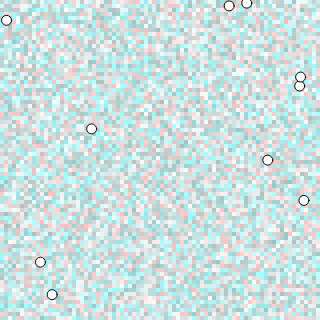
Frame 1 (no input)
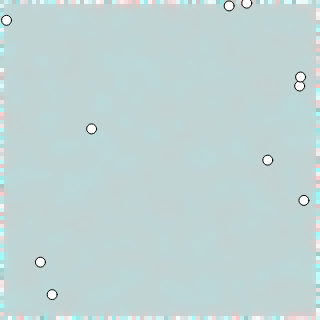
Frame 60 (no input)
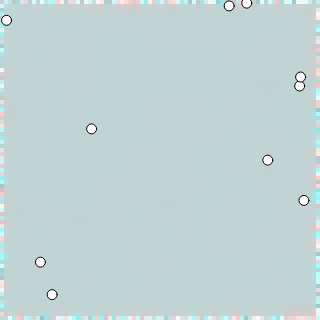
Frame 120 (the mouse pressed at the canvas centre since frame 60)

The p5.js sketch that drew these frames (run headless with seeded random() and noise() and a simulated clock; from frame 60 on, the mouse is pressed at the canvas centre):

// p5.js sketch
// ── sketch.js
// 场量
var Virus; // 病毒
var Antibody; // 抗体

// 场量的参数
var VirusMax = 10.0; // 病毒载量极值
var AntiMax = 10.0; // 抗体载量极值

// 尺寸参数
var canvasW = 320;
var canvasH = 320;
var fieldW = 80;
var fieldH = 80;

// 动态参数
var dt = 0.1;
var virusDiffuse = 0.1; // 病毒扩散率
var virusIncRate = 0.13; // 病毒增殖速率
var antiDiffuse = 0.5;// 抗体扩散率
var antiEffect = 0.01; // 抗体杀毒效率
var antiExhaust = 0.018; // 抗体消耗率
var antiIncRate = 0.03; // 抗体增长率

// B细胞
var BCellPos;
var BCellAmt = 10;

// 函数setup() ：准备阶段
function setup() {
	createCanvas(canvasW,canvasH);

	// 创建Virus和Antibody
	Virus = 
		InitField(
			fieldW,fieldH,0,VirusMax);
	Antibody = 
		InitField(
			fieldW,fieldH,0,AntiMax);

	BCellPos = new Array();
	for(i=0;i<BCellAmt;i++)
	{
		BCellPos[i] = 
			createVector(random(0,width),random(0,height));
	}
}

// 函数draw()：作画阶段
function draw() {
	fill(255);// 填充白色
	rect(-1,-1,width+2,height+2);

	var crVirusMin = color(255,255,255,100);
	var crVirusMax = color(255,0,0,100);
	RenderField(
		Virus,
		0,VirusMax,
		crVirusMin,crVirusMax);

	var crAntiMin = color(255,255,255,100);
	var crAntiMax = color(0,255,255,100);
	RenderField(
		Antibody,
		0,AntiMax,
		crAntiMin,crAntiMax);

	step(dt);

	push();
	for(var i=0;i<BCellPos.length;i++)
	{
		var pos = BCellPos[i];
		fill(255);
		stroke(0);
		ellipse(pos.x,pos.y,10,10);
	}
	pop();

	//ellipse(100,100,200,200); // 画圆形
}
// ── BCell.js
// B细胞
var BCellAmt = 10;
var BCellSeekRadius = 20;
var BCellMaxSpd = 5;
var BCellPos; // 位置
var BCellVel; // 速度

// 初始化
function InitBCell()
{
	BCellPos = new Array();
	BCellVel = new Array();
	for(i=0;i<BCellAmt;i++)
	{
		// 初始化位置：画布上的随机位置
		BCellPos[i] = 
			createVector(random(0,width),random(0,height));
		
		// 初始化速度：固定速率，方向随机
		var vMag = 10;
		var vDir = random(0,TWO_PI);
		var vx = vMag * cos(vDir);
		var vy = vMag * sin(vDir);
		var v = createVector(vx,vy);
		BCellVel[i] = v;
	}
}

// 显示
function RenderBCells()
{
	push();
	for(var i=0;i<BCellPos.length;i++)
	{
		var pos = BCellPos[i];
		fill(255);
		stroke(0);
		ellipse(pos.x,pos.y,10,10);
	}
	pop();
}

// 更新
// 巡逻、制造抗体、搜寻病毒
function stepBCells(dt)
{
	// 移动
	BCellMove(dt);

	// 巡逻-加入随机性
	BCellRandChangeDir(dt);

	// 制造抗体： 对Antibody进行“增加”的操作
	BCellProduceAntibody(dt);

	// 搜寻病毒
	BCellSeekVirus(dt);

}

function BCellSeekVirus(dt)
{
	for(i=0;i<BCellAmt;i++)
	{
		// 在附近的一个半径范围内，
		// 找一个病毒量比较多的位置作为目标
		var posNow = BCellPos[i];
		var ViursMax = 0;
		var tgtPos = posNow.copy();
		for(k = 0;k<10;k++)
		{
			var seekR = 
				random(0,BCellSeekRadius);
			var seekTheta = 
				random(0,TWO_PI);
			var seekBiasX = seekR * cos(seekTheta);
			var seekBiasY = seekR * sin(seekTheta);
			var seekPos = posNow.add(seekBiasX,seekBiasY);

			if(seekPos.x>=width||seekPos.x<=0||seekPos.y>=height||seekPos.y<=0)
			{
				continue;
			}

			var seekPosC = canvasX2FieldC(seekPos.x);
			var seekPosR = canvasX2FieldC(seekPos.y);
			var virusAmt = Virus[seekPosC][seekPosR];
			if(virusAmt>ViursMax)
			{
				ViursMax = virusAmt;
				tgtPos = seekPos;
			}
		}

		// 实现追寻Seek功能：
		// 期望方向 = (目标位置 - 当前位置).normalize()
		// 期望速度 = 期望方向 * 最大速度
		// 转向力 = 期望速度 - 当前速度
		// 转向： 新的速度 = 当前速度 + 转向力*dt
		var intendDir = tgtPos.sub(posNow);
		intendDir = intendDir.normalize();
		var intendVel = intendDir.mult(BCellMaxSpd);
		var velNow = BCellVel[i];
		var turnForce = intendVel.sub(velNow);
		//print("turnForce:" + turnForce);
		var deltaVel = turnForce.mult(dt);
		var velNext = velNow.add(deltaVel);
		print("velNext:" + velNext);
		BCellVel[i] = velNext;
	}
}

function BCellProduceAntibody(dt)
{
	for(i=0;i<BCellAmt;i++)
	{
		var pos = BCellPos[i];

		AddToFieldOnCanvas(
			Antibody,50*dt,pos.x,pos.y);
	}

}

function BCellRandChangeDir(dt)
{
	for(i=0;i<BCellAmt;i++)
	{
		// 新的位置 = 旧的位置+速度*dt
		var vel = BCellVel[i];

		var vDir = atan2(vel.y,vel.x);
		var vMag = vel.mag();

		vDir += random(-3,3)*dt;
		var vx = vMag * cos(vDir);
		var vy = vMag * sin(vDir);
		vel.x = vx;
		vel.y = vy;
		BCellVel[i] = vel;
	}
}

function BCellMove(dt)
{
	for(i=0;i<BCellAmt;i++)
	{
		// 新的位置 = 旧的位置+速度*dt
		var vel = BCellVel[i];
		var movement = vel.copy();
		movement = movement.mult(dt);

		var posNow = BCellPos[i];
		var PosNext = posNow.copy();
		PosNext = PosNext.add(movement);

		// 如果移到了画布外，则翻转速度方向
		
		if(PosNext.x>width )
		{
			PosNext.x = 0;
		}
		else if(PosNext.x<0)
		{
			PosNext.x = width;
		}
		if(PosNext.y>height )
		{
			PosNext.y = 0;
		}
		else if(PosNext.y<0)
		{
			PosNext.y = height;
		}
		

		BCellPos[i] = PosNext;
		//print("PosNext:" + PosNext);
	}
}







// ── init.js
function InitField(w,h,minValue,maxValue)
{
	var F = new Array();

	for(var i = 0;i<w;i++)
	{
		F[i] = new Array();
		for(var j=0;j<h;j++)
		{
			F[i][j] = 
				random(minValue,maxValue);
		}
	}

	return F;
}

function copyField(F)
{
	// w,h为场F的尺寸
	var w = F.length;
	var h = F[0].length;

	var F2 = new Array();
	for(var i = 0;i<w;i++)
	{
		F2[i] = new Array();
		for(var j=0;j<h;j++)
		{
			F2[i][j] = F[i][j];
		}
	}
	return F2;
}
// ── render.js
function RenderField(
	F,
	minValue,maxValue,
	colorMin,colorMax)
// 对每个F[i][j], 将它的值
// 从[minValue,maxValue]
// 映射到色彩 colorMin~colorMax之间
// 显示为一个矩形块
{
	// w,h为场F的尺寸
	var w = F.length;
	var h = F[0].length;

	// 场到画布的尺寸转换比例
	var w2Scn = width / w;
	var h2Scn = height/h;

	push();
	noStroke();
	for(var i = 0;i<w;i++)
	{
		for(var j=0;j<h;j++)
		{
			var f = F[i][j];

			// 计算颜色
			var t01 = 
				map(f,minValue,maxValue,0,1);
			var cr = lerpColor(
				colorMin,colorMax, t01);

			// 计算矩形的位置和大小
			var x = i * w2Scn;
			var y = j * h2Scn;

			// 显示个矩形块
			fill(cr);
			rect(x,y,w2Scn,h2Scn);
		}
	}
	pop();
}
// ── step.js
function step(dt)
{
	// 扩散：基于热扩散方程
	Virus = Diffuse(dt,Virus, virusDiffuse);
	Antibody = Diffuse(dt,Antibody,antiDiffuse);

	// 杀毒：病毒被抗体清除，且抗体也消耗
	Virus = 
		Kill(dt, Antibody, Virus, antiEffect);
	Antibody = 
		Kill(dt, Virus, Antibody, antiExhaust);

	// 增殖：
	// 病毒向载量极限增加
	Virus = IncreaseToMax(
		dt, Virus, VirusMax, virusIncRate);

	// 抗体随病毒量而制造
	Antibody = IncreaseWith(
		dt, 
		Antibody,
		Virus,
		AntiMax, 
		antiIncRate);


}

function IncreaseWith(dt, F, E, maxAmt, incRate)
{
	var w = F.length;
	var h = F[0].length;

	var F2 = copyField(F);
	for(i=1;i<w-1;i++)
	{
		for(j=1;j<h-1;j++)
		{
			var fNow = F[i][j];
			var eNow = E[i][j];

			// 类比SIR:
			// S(易感者)->I(感染者)的速率 = S*I
			var incAmt = 
				dt * incRate * eNow * fNow * (maxAmt - fNow);
			var fNext = fNow + incAmt;
			F2[i][j] = fNext;
		}
	}
	return F2;
}

function IncreaseToMax(dt, F, maxAmt, incRate)
{
	var w = F.length;
	var h = F[0].length;

	var F2 = copyField(F);
	for(i=1;i<w-1;i++)
	{
		for(j=1;j<h-1;j++)
		{
			var fNow = F[i][j];

			// 类比SIR:
			// S(易感者)->I(感染者)的速率 = S*I
			var incAmt = 
				dt * incRate * fNow*(maxAmt - fNow);
			var fNext = fNow + incAmt;
			F2[i][j] = fNext;
		}
	}
	return F2;
}

function Kill(dt, Killer, Killee, effect)
{
	var w = Killee.length;
	var h = Killee[0].length;

	var Killee2 = copyField(Killee);
	for(i=1;i<w-1;i++)
	{
		for(j=1;j<h-1;j++)
		{
			var killer = Killer[i][j];
			var killee = Killee[i][j];

			var killRate = 
				killer * killer * killee;
			var killAmt =
				 effect * killRate * dt;
			var killeeNext = killee - killAmt;
			Killee2[i][j]= killeeNext;
		}
	}
	return Killee2;
}

function Diffuse(dt,F,k)
// dt: 时间步长
// F: 场量
// k: 扩散系数
{
	var w = F.length;
	var h = F[0].length;

	var F2 = copyField(F);
	for(i = 1;i<w-1;i++)
	{
		for(j=1;j<h-1;j++)
		{
			var fNow = F[i][j];

			// 扩散的计算
			// laplacian(F[i][j])
			// 对（i，j)领域内的值求加权和，权重为：
			// [ 0  1  0]
			// [ 1 -4  1]
			// [ 0  1  0]
			var wtSum = -4 * F[i][j];
			wtSum += 1 * F[i][j-1];
			wtSum += 1 * F[i-1][j];
			wtSum += 1 * F[i+1][j];
			wtSum += 1 * F[i][j+1];

			var fNext = fNow + k * wtSum * dt
			// F[i][j] = fNext;// WRONG!
			F2[i][j] = fNext;
		}
	}
	return F2;
}
